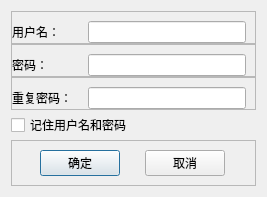
<?xml version="1.0" encoding="UTF-8"?>
<ui version="4.0">
 <class>DialogRegister</class>
 <widget class="QDialog" name="DialogRegister">
  <property name="geometry">
   <rect>
    <x>0</x>
    <y>0</y>
    <width>267</width>
    <height>188</height>
   </rect>
  </property>
  <property name="windowTitle">
   <string>请输入用户名和密码</string>
  </property>
  <property name="modal">
   <bool>true</bool>
  </property>
  <layout class="QVBoxLayout" name="verticalLayout">
   <property name="spacing">
    <number>0</number>
   </property>
   <item>
    <widget class="QFrame" name="frame">
     <property name="frameShape">
      <enum>QFrame::StyledPanel</enum>
     </property>
     <property name="frameShadow">
      <enum>QFrame::Raised</enum>
     </property>
     <layout class="QHBoxLayout" name="horizontalLayout">
      <property name="leftMargin">
       <number>0</number>
      </property>
      <property name="bottomMargin">
       <number>0</number>
      </property>
      <item>
       <widget class="QLabel" name="label">
        <property name="minimumSize">
         <size>
          <width>70</width>
          <height>0</height>
         </size>
        </property>
        <property name="text">
         <string>用户名：</string>
        </property>
       </widget>
      </item>
      <item>
       <widget class="QLineEdit" name="lineEditUser">
        <property name="maxLength">
         <number>30</number>
        </property>
       </widget>
      </item>
     </layout>
    </widget>
   </item>
   <item>
    <widget class="QFrame" name="frame_2">
     <property name="frameShape">
      <enum>QFrame::StyledPanel</enum>
     </property>
     <property name="frameShadow">
      <enum>QFrame::Raised</enum>
     </property>
     <layout class="QHBoxLayout" name="horizontalLayout_2">
      <property name="leftMargin">
       <number>0</number>
      </property>
      <property name="bottomMargin">
       <number>0</number>
      </property>
      <item>
       <widget class="QLabel" name="label_2">
        <property name="minimumSize">
         <size>
          <width>70</width>
          <height>0</height>
         </size>
        </property>
        <property name="text">
         <string>密码：</string>
        </property>
       </widget>
      </item>
      <item>
       <widget class="QLineEdit" name="lineEditPassword">
        <property name="echoMode">
         <enum>QLineEdit::Password</enum>
        </property>
       </widget>
      </item>
     </layout>
    </widget>
   </item>
   <item>
    <widget class="QFrame" name="frameRepeat">
     <property name="frameShape">
      <enum>QFrame::StyledPanel</enum>
     </property>
     <property name="frameShadow">
      <enum>QFrame::Raised</enum>
     </property>
     <layout class="QHBoxLayout" name="horizontalLayout_3">
      <property name="leftMargin">
       <number>0</number>
      </property>
      <property name="bottomMargin">
       <number>0</number>
      </property>
      <item>
       <widget class="QLabel" name="label_3">
        <property name="minimumSize">
         <size>
          <width>70</width>
          <height>0</height>
         </size>
        </property>
        <property name="text">
         <string>重复密码：</string>
        </property>
       </widget>
      </item>
      <item>
       <widget class="QLineEdit" name="lineEditRepeat">
        <property name="echoMode">
         <enum>QLineEdit::Password</enum>
        </property>
       </widget>
      </item>
     </layout>
    </widget>
   </item>
   <item>
    <widget class="QCheckBox" name="checkBoxRemember">
     <property name="minimumSize">
      <size>
       <width>0</width>
       <height>30</height>
      </size>
     </property>
     <property name="text">
      <string>记住用户名和密码</string>
     </property>
    </widget>
   </item>
   <item>
    <spacer name="verticalSpacer">
     <property name="orientation">
      <enum>Qt::Vertical</enum>
     </property>
     <property name="sizeHint" stdset="0">
      <size>
       <width>20</width>
       <height>1</height>
      </size>
     </property>
    </spacer>
   </item>
   <item>
    <widget class="QFrame" name="frame_4">
     <property name="frameShape">
      <enum>QFrame::StyledPanel</enum>
     </property>
     <property name="frameShadow">
      <enum>QFrame::Raised</enum>
     </property>
     <layout class="QHBoxLayout" name="horizontalLayout_4">
      <item>
       <widget class="QPushButton" name="pushButtonOK">
        <property name="sizePolicy">
         <sizepolicy hsizetype="Fixed" vsizetype="Fixed">
          <horstretch>0</horstretch>
          <verstretch>0</verstretch>
         </sizepolicy>
        </property>
        <property name="text">
         <string>确定</string>
        </property>
        <property name="default">
         <bool>true</bool>
        </property>
       </widget>
      </item>
      <item>
       <widget class="QPushButton" name="pushButtonCancel">
        <property name="sizePolicy">
         <sizepolicy hsizetype="Fixed" vsizetype="Fixed">
          <horstretch>0</horstretch>
          <verstretch>0</verstretch>
         </sizepolicy>
        </property>
        <property name="text">
         <string>取消</string>
        </property>
       </widget>
      </item>
     </layout>
    </widget>
   </item>
  </layout>
 </widget>
 <resources/>
 <connections/>
</ui>
